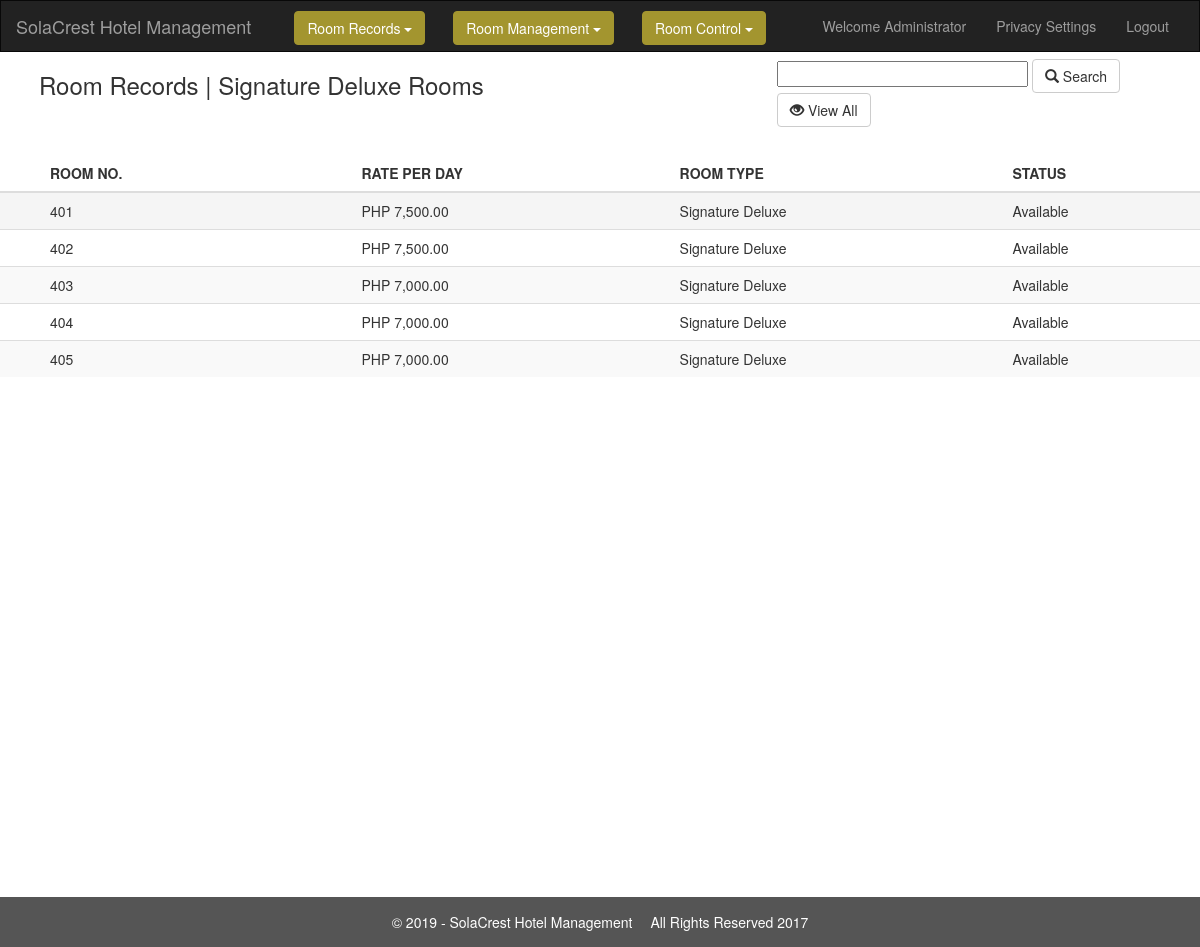
The app's page /AdminHotel/DBSignature.php (signed in) with its own data.
### tables this page shows
CREATE TABLE `tblhotel` (
  `fldcustomer` varchar(200) NOT NULL,
  `fldrate` int(200) NOT NULL,
  `fldreservation` varchar(200) NOT NULL,
  `fldtype` varchar(200) NOT NULL,
  `fname` varchar(200) NOT NULL,
  `lname` varchar(200) NOT NULL,
  `fstart` date NOT NULL,
  `fend` date NOT NULL,
  `fpersons` varchar(200) NOT NULL,
  `fbill` int(200) NOT NULL
);

### AdminHotel/DBSignature.php (the view, shortened to what this page needs)
<!DOCTYPE html>
<html lang="en">
<head>
  <link rel="stylesheet" href="https://maxcdn.bootstrapcdn.com/bootstrap/3.3.7/css/bootstrap.min.css">
</head>
<body>
<nav class="navbar navbar-inverse">
  <div class="container-fluid">
    <div class="navbar-header">
      <a class="navbar-brand" href="#">SolaCrest Hotel Management</a>
    </div>
    <div class="collapse navbar-collapse" id="myNavbar">
      <ul class="nav navbar-nav">
	  <li>
		<div class="dropdown">
	&emsp;&emsp;<button style="background-color:#a3952f;border:1px solid #a3952f;" class="btn btn-primary dropdown-toggle" type="button" data-toggle="dropdown">Room Records <span class="caret"></span></button></a>
		</div>
		</li>
		<li>
        <div class="dropdown">
	&emsp;&emsp;<button style="background-color:#a3952f;border:1px solid #a3952f;" class="btn btn-primary dropdown-toggle" type="button" data-toggle="dropdown">Room Management <span class="caret"></span></button></a>
  </li>
  <li>
        <div class="dropdown">
	&emsp;&emsp;<button style="background-color:#a3952f;border:1px solid #a3952f;" class="btn btn-primary dropdown-toggle" type="button" data-toggle="dropdown">Room Control <span class="caret"></span></button></a>
  </li>
      </ul>
      <ul class="nav navbar-nav navbar-right">
        <li><a href="#">Welcome Administrator</a></li><li><a href="Security.php">Privacy Settings</a></li><li><a href="logout.php">Logout</a></li>
      </ul>
    </div>
  </div>
</nav>
   <div class="container-fluid">
   <table><tr><td>
	<h3>&emsp;Room Records | Signature Deluxe Rooms &emsp;&emsp;&emsp;&emsp;&emsp;&emsp;&emsp;&emsp;&emsp;&emsp;&emsp;&emsp;&emsp;&emsp;&emsp;
	</h3>
	</td>
	<td>
	<form action="DBSignature.php" method="POST">
	<input type="text" name="search" size=30>
	<button type="submit" class="btn btn-default"  onclick="location='DBSignature.php' ">
      <span class="glyphicon glyphicon-search"></span> Search
	<button type="button" class="btn btn-default"  onclick="location='DBSignature.php' " >
      <span class="glyphicon glyphicon-eye-open"></span> View All
    </button>
	</td></tr></table>
</div>
      <table class="table table-striped">
	  <thead>
	  <tr>
	  <th>&emsp;&emsp;&emsp;ROOM NO.</th>
	  <th>RATE PER DAY</th>
	  <th>ROOM TYPE</th>
	  <th>STATUS</th>
	  </tr>
	  </thead>
	  <tbody>
	  <tr class="active">
<?php
$search = $_POST['search'];
$sdeluxe = "signature deluxe";
$available = "Available";
$result = mysql_query("SELECT * FROM tblhotel
WHERE
fldtype = '".$sdeluxe."' && fldcustomer LIKE '%".$search."%' && fldreservation = '".$available."' ||
fldtype = '".$sdeluxe."' && fldrate LIKE '%".$search."%' && fldreservation = '".$available."' ");
if(mysql_num_rows($result)==0 )
{
echo
"<tr>
<th colspan = 4 align = center>
<br>
<center><h2><b><font color = red>No Rooms Available!</font></b></h2></center>
</th>
</tr>";
}
else
{
while($row = mysql_fetch_array($result))
{
	echo "<td>&emsp;&emsp;&emsp;". $row['fldcustomer'] . "</td>";
	echo "<td>PHP ". $english_format_number = number_format($row['fldrate']) . ".00</td>";
	echo "<td>". $row['fldtype'] . "</td>";
	echo "<td>". $row['fldreservation'] . "</td>";
?>
<?php
	echo "</tr>";
}
echo "</table>";
}
?>
<footer class="container-fluid text-center">
<div id="footer">
	<div class="shell">
		<span class="left">&copy; <?php echo date("Y");?> - SolaCrest Hotel Management</span>
		<span class="right">
			&emsp;All Rights Reserved 2017</a>
		</span>
	</div>
</div>
</footer>
</body>
</html>

### AdminHotel/DBSignature.php (style rules this page uses)
.navbar { margin-bottom: 0; border-radius: 0; }
footer { background-color: #555; color: white; padding: 15px; }
a { color:black; }
.dropdown { margin-top:10px; }

### records on screen
tblhotel: fldcustomer "401", fldrate "7,500", fldtype "Signature Deluxe", fldreservation "Available"
tblhotel: fldcustomer "402", fldrate "7,500", fldtype "Signature Deluxe", fldreservation "Available"
tblhotel: fldcustomer "403", fldrate "7,000", fldtype "Signature Deluxe", fldreservation "Available"
tblhotel: fldcustomer "404", fldrate "7,000", fldtype "Signature Deluxe", fldreservation "Available"
tblhotel: fldcustomer "405", fldrate "7,000", fldtype "Signature Deluxe", fldreservation "Available"
